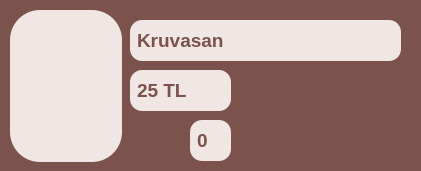
          <widget class="QGroupBox" name="gb_kruvasan">
           <property name="minimumSize">
            <size>
             <width>421</width>
             <height>171</height>
            </size>
           </property>
           <property name="maximumSize">
            <size>
             <width>421</width>
             <height>171</height>
            </size>
           </property>
           <property name="styleSheet">
            <string notr="true">QGroupBox {
    background-color:  #7b524c;
    color: #7b524c;
    border-radius: 12px;
    font-size: 14pt;
    padding: 5px;
}</string>
           </property>
           <property name="title">
            <string>GroupBox</string>
           </property>
           <widget class="QLineEdit" name="le_urun_adi_kruvasan_market">
            <property name="enabled">
             <bool>false</bool>
            </property>
            <property name="geometry">
             <rect>
              <x>130</x>
              <y>20</y>
              <width>271</width>
              <height>41</height>
             </rect>
            </property>
            <property name="font">
             <font>
              <pointsize>14</pointsize>
              <weight>75</weight>
              <bold>true</bold>
             </font>
            </property>
            <property name="styleSheet">
             <string notr="true">QLineEdit {
    background-color: #f0e6e4;
    color: #7b524c;
    border-radius: 12px;
    font-size: 14pt;
    padding: 5px;
	bond;
}</string>
            </property>
            <property name="text">
             <string>Kruvasan</string>
            </property>
           </widget>
           <widget class="QLineEdit" name="le_urun_fiyati_kruvasan_market">
            <property name="enabled">
             <bool>false</bool>
            </property>
            <property name="geometry">
             <rect>
              <x>130</x>
              <y>70</y>
              <width>101</width>
              <height>41</height>
             </rect>
            </property>
            <property name="font">
             <font>
              <pointsize>14</pointsize>
              <weight>75</weight>
              <bold>true</bold>
             </font>
            </property>
            <property name="styleSheet">
             <string notr="true">QLineEdit {
    background-color: #f0e6e4;
    color: #7b524c;
    border-radius: 12px;
    font-size: 14pt;
    padding: 5px;
	bond;
}</string>
            </property>
            <property name="text">
             <string>25 TL</string>
            </property>
           </widget>
           <widget class="QPushButton" name="btn_urun_adedi_eksiltme_kruvasan_market">
            <property name="geometry">
             <rect>
              <x>130</x>
              <y>120</y>
              <width>51</width>
              <height>41</height>
             </rect>
            </property>
            <property name="styleSheet">
             <string notr="true">QPushButton {
    background-color: rgba(0, 0, 0, 0);
    border: none;
}</string>
            </property>
            <property name="text">
             <string/>
            </property>
            <property name="icon">
             <iconset>
              <normaloff>icon/minus.png</normaloff>icon/minus.png</iconset>
            </property>
            <property name="iconSize">
             <size>
              <width>40</width>
              <height>40</height>
             </size>
            </property>
           </widget>
           <widget class="QPushButton" name="btn_urun_adedi_arttirma_kruvasan_market">
            <property name="geometry">
             <rect>
              <x>240</x>
              <y>120</y>
              <width>51</width>
              <height>41</height>
             </rect>
            </property>
            <property name="styleSheet">
             <string notr="true">QPushButton {
    background-color: rgba(0, 0, 0, 0);
    border: none;
}</string>
            </property>
            <property name="text">
             <string/>
            </property>
            <property name="icon">
             <iconset>
              <normaloff>icon/add.png</normaloff>icon/add.png</iconset>
            </property>
            <property name="iconSize">
             <size>
              <width>40</width>
              <height>40</height>
             </size>
            </property>
           </widget>
           <widget class="QLineEdit" name="le_urun_adedi_kruvasan_market">
            <property name="enabled">
             <bool>false</bool>
            </property>
            <property name="geometry">
             <rect>
              <x>190</x>
              <y>120</y>
              <width>41</width>
              <height>41</height>
             </rect>
            </property>
            <property name="font">
             <font>
              <pointsize>14</pointsize>
              <weight>75</weight>
              <bold>true</bold>
             </font>
            </property>
            <property name="styleSheet">
             <string notr="true">QLineEdit {
    background-color: #f0e6e4;
    color: #7b524c;
    border-radius: 12px;
    font-size: 14pt;
    padding: 5px;
	bond;
}</string>
            </property>
            <property name="text">
             <string>0</string>
            </property>
           </widget>
           <widget class="QPushButton" name="btn_urun_arka_plani_kruvasan_market">
            <property name="enabled">
             <bool>false</bool>
            </property>
            <property name="geometry">
             <rect>
              <x>10</x>
              <y>10</y>
              <width>112</width>
              <height>152</height>
             </rect>
            </property>
            <property name="minimumSize">
             <size>
              <width>0</width>
              <height>0</height>
             </size>
            </property>
            <property name="maximumSize">
             <size>
              <width>100000</width>
              <height>1000000</height>
             </size>
            </property>
            <property name="palette">
             <palette>
              <active>
               <colorrole role="WindowText">
                <brush brushstyle="SolidPattern">
                 <color alpha="255">
                  <red>252</red>
                  <green>237</green>
                  <blue>214</blue>
                 </color>
                </brush>
               </colorrole>
               <colorrole role="Button">
                <brush brushstyle="SolidPattern">
                 <color alpha="255">
                  <red>240</red>
                  <green>230</green>
                  <blue>228</blue>
                 </color>
                </brush>
               </colorrole>
               <colorrole role="Text">
                <brush brushstyle="SolidPattern">
                 <color alpha="255">
                  <red>252</red>
                  <green>237</green>
                  <blue>214</blue>
                 </color>
                </brush>
               </colorrole>
               <colorrole role="ButtonText">
                <brush brushstyle="SolidPattern">
                 <color alpha="255">
                  <red>252</red>
                  <green>237</green>
                  <blue>214</blue>
                 </color>
                </brush>
               </colorrole>
               <colorrole role="Base">
                <brush brushstyle="SolidPattern">
                 <color alpha="255">
                  <red>240</red>
                  <green>230</green>
                  <blue>228</blue>
                 </color>
                </brush>
               </colorrole>
               <colorrole role="Window">
                <brush brushstyle="SolidPattern">
                 <color alpha="255">
                  <red>240</red>
                  <green>230</green>
                  <blue>228</blue>
                 </color>
                </brush>
               </colorrole>
              </active>
              <inactive>
               <colorrole role="WindowText">
                <brush brushstyle="SolidPattern">
                 <color alpha="255">
                  <red>252</red>
                  <green>237</green>
                  <blue>214</blue>
                 </color>
                </brush>
               </colorrole>
               <colorrole role="Button">
                <brush brushstyle="SolidPattern">
                 <color alpha="255">
                  <red>240</red>
                  <green>230</green>
                  <blue>228</blue>
                 </color>
                </brush>
               </colorrole>
               <colorrole role="Text">
                <brush brushstyle="SolidPattern">
                 <color alpha="255">
                  <red>252</red>
                  <green>237</green>
                  <blue>214</blue>
                 </color>
                </brush>
               </colorrole>
               <colorrole role="ButtonText">
                <brush brushstyle="SolidPattern">
                 <color alpha="255">
                  <red>252</red>
                  <green>237</green>
                  <blue>214</blue>
                 </color>
                </brush>
               </colorrole>
               <colorrole role="Base">
                <brush brushstyle="SolidPattern">
                 <color alpha="255">
                  <red>240</red>
                  <green>230</green>
                  <blue>228</blue>
                 </color>
                </brush>
               </colorrole>
               <colorrole role="Window">
                <brush brushstyle="SolidPattern">
                 <color alpha="255">
                  <red>240</red>
                  <green>230</green>
                  <blue>228</blue>
                 </color>
                </brush>
               </colorrole>
              </inactive>
              <disabled>
               <colorrole role="WindowText">
                <brush brushstyle="SolidPattern">
                 <color alpha="255">
                  <red>252</red>
                  <green>237</green>
                  <blue>214</blue>
                 </color>
                </brush>
               </colorrole>
               <colorrole role="Button">
                <brush brushstyle="SolidPattern">
                 <color alpha="255">
                  <red>240</red>
                  <green>230</green>
                  <blue>228</blue>
                 </color>
                </brush>
               </colorrole>
               <colorrole role="Text">
                <brush brushstyle="SolidPattern">
                 <color alpha="255">
                  <red>252</red>
                  <green>237</green>
                  <blue>214</blue>
                 </color>
                </brush>
               </colorrole>
               <colorrole role="ButtonText">
                <brush brushstyle="SolidPattern">
                 <color alpha="255">
                  <red>252</red>
                  <green>237</green>
                  <blue>214</blue>
                 </color>
                </brush>
               </colorrole>
               <colorrole role="Base">
                <brush brushstyle="SolidPattern">
                 <color alpha="255">
                  <red>240</red>
                  <green>230</green>
                  <blue>228</blue>
                 </color>
                </brush>
               </colorrole>
               <colorrole role="Window">
                <brush brushstyle="SolidPattern">
                 <color alpha="255">
                  <red>240</red>
                  <green>230</green>
                  <blue>228</blue>
                 </color>
                </brush>
               </colorrole>
              </disabled>
             </palette>
            </property>
            <property name="font">
             <font>
              <family>Arial Black</family>
              <pointsize>16</pointsize>
              <weight>75</weight>
              <bold>true</bold>
             </font>
            </property>
            <property name="cursor">
             <cursorShape>ArrowCursor</cursorShape>
            </property>
            <property name="contextMenuPolicy">
             <enum>Qt::DefaultContextMenu</enum>
            </property>
            <property name="styleSheet">
             <string notr="true">QPushButton {
    background-color: #f0e6e4;
    border-radius: 30px;

}

</string>
            </property>
            <property name="text">
             <string/>
            </property>
           </widget>
           <widget class="QLabel" name="lb_urun_icon_kruvasan_market">
            <property name="geometry">
             <rect>
              <x>15</x>
              <y>40</y>
              <width>101</width>
              <height>101</height>
             </rect>
            </property>
            <property name="styleSheet">
             <string notr="true">QLbel{
background-color: #f0e6e4;

}

</string>
            </property>
            <property name="text">
             <string/>
            </property>
            <property name="pixmap">
             <pixmap>icon/croissant.png</pixmap>
            </property>
            <property name="scaledContents">
             <bool>true</bool>
            </property>
           </widget>
          </widget>
